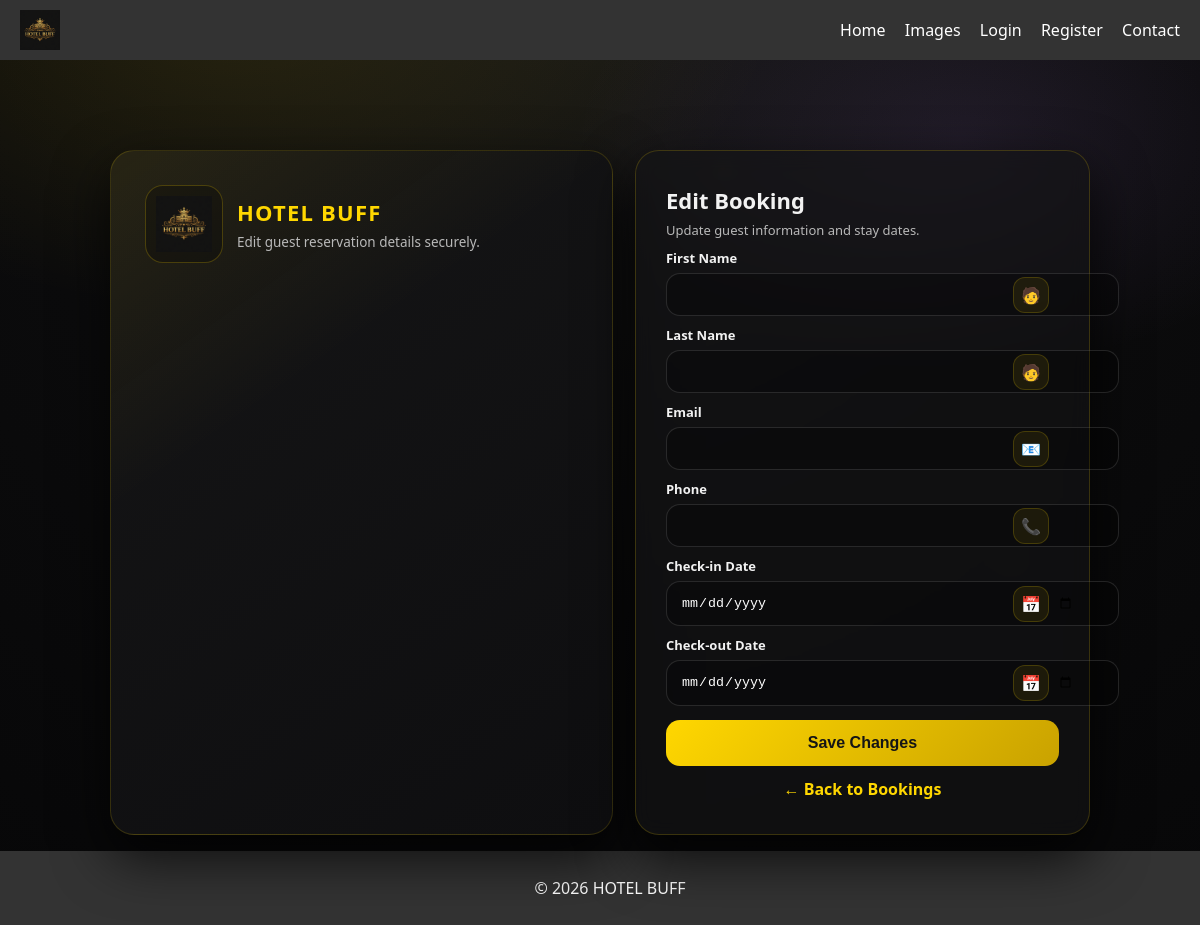
/admin/edit/29, run on an earlier commit of the app's database.
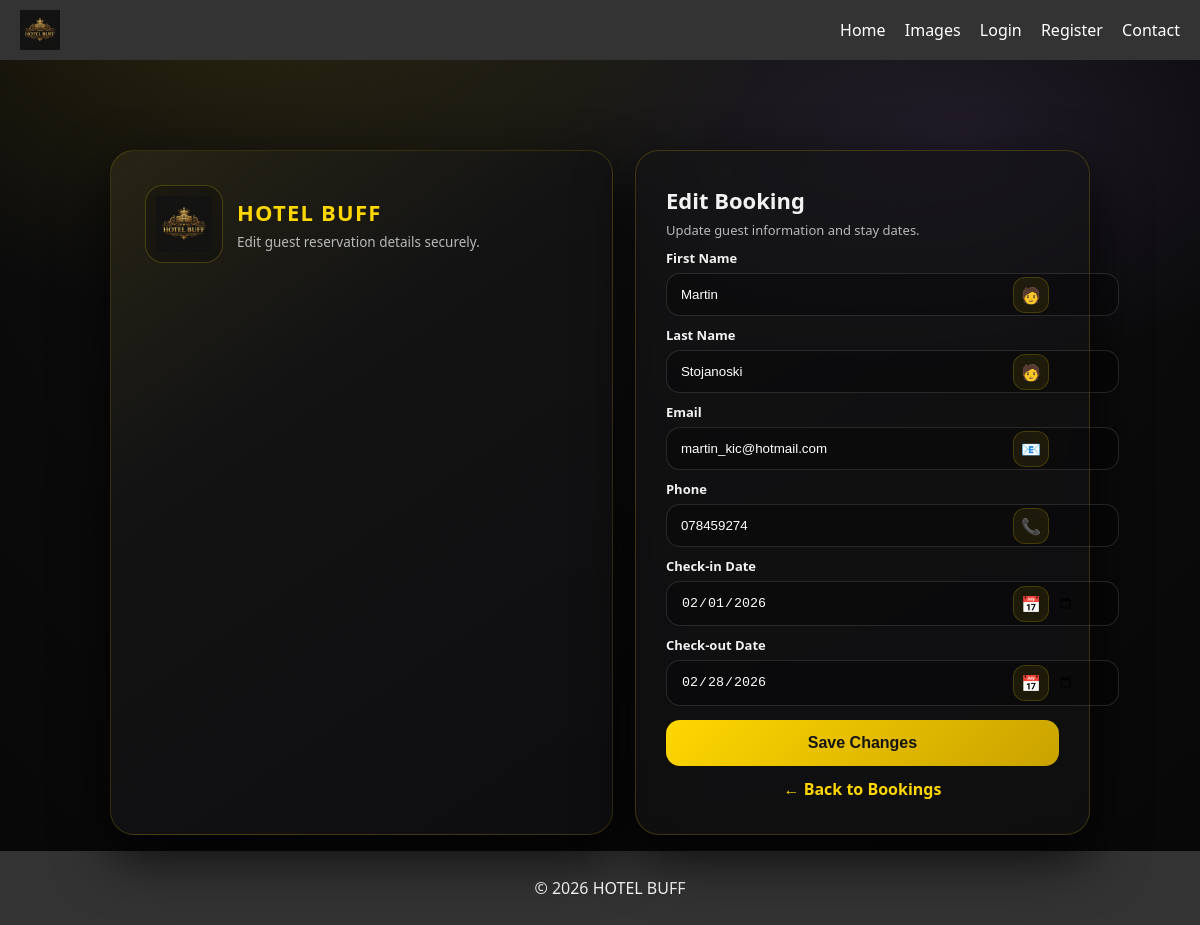
And on a later commit of the database.
### tables this page shows
CREATE TABLE bookings (
            id INTEGER PRIMARY KEY AUTOINCREMENT,
            first_name TEXT NOT NULL,
            last_name TEXT NOT NULL,
            email TEXT NOT NULL,
            phone TEXT NOT NULL,
            checkin_date TEXT NOT NULL,
            checkout_date TEXT NOT NULL,
            created_at TEXT NOT NULL
        );

### app.py (the view, shortened to what this page needs)
@app.route("/admin/edit/<int:booking_id>", methods=["GET", "POST"])
def edit_booking(booking_id):
    conn = get_db_connection()
    booking = conn.execute(
        "SELECT * FROM bookings WHERE id=?",
        (booking_id,)
    ).fetchone()
    conn.close()
    return render_template("edit_booking.html", booking=booking)

### database.py (called while the page is built)
def get_db_connection():
    conn = sqlite3.connect(DB_NAME, timeout=10, check_same_thread=False)
    conn.row_factory = sqlite3.Row
    return conn

### templates/edit_booking.html (shortened to what this page needs)
{% extends "base.html" %}
{% block content %}
<div class="bg-particles">
  <span class="p"></span><span class="p"></span><span class="p"></span><span class="p"></span><span class="p"></span>
</div>
<div class="wrap">
  <div class="shell">
    <section class="brand-panel">
      <div class="brand-top">
        <div class="logo-hero">
          <img src="{{ url_for('static', filename='images/logo.png') }}" alt="HOTEL BUFF">
        </div>
        <div class="brand-title">
          <h1>HOTEL BUFF</h1>
          <p>Edit guest reservation details securely.</p>
        </div>
      </div>
    </section>
    <section class="card">
      <div class="head">
        <h2>Edit Booking</h2>
        <p>Update guest information and stay dates.</p>
      </div>
      <form method="POST">
        <div class="field">
          <label>First Name</label>
          <div class="control">
            <input type="text" name="first_name" value="{{ booking.first_name }}" required>
            <div class="icon">🧑</div>
          </div>
        </div>
        <div class="field">
          <label>Last Name</label>
          <div class="control">
            <input type="text" name="last_name" value="{{ booking.last_name }}" required>
            <div class="icon">🧑</div>
          </div>
        </div>
        <div class="field">
          <label>Email</label>
          <div class="control">
            <input type="email" name="email" value="{{ booking.email }}" required>
            <div class="icon">📧</div>
          </div>
        </div>
        <div class="field">
          <label>Phone</label>
          <div class="control">
            <input type="text" name="phone" value="{{ booking.phone }}" required>
            <div class="icon">📞</div>
          </div>
        </div>
        <div class="field">
          <label>Check-in Date</label>
          <div class="control">
            <input type="date" name="checkin_date" value="{{ booking.checkin_date }}" required>
            <div class="icon">📅</div>
          </div>
        </div>
        <div class="field">
          <label>Check-out Date</label>
          <div class="control">
            <input type="date" name="checkout_date" value="{{ booking.checkout_date }}" required>
            <div class="icon">📅</div>
          </div>
        </div>
        <button class="btn" type="submit">Save Changes</button>
        <div class="link">
          <a href="{{ url_for('admin_bookings') }}">← Back to Bookings</a>
        </div>
      </form>
    </section>
  </div>
</div>
{% endblock %}

What changed in the data, as far as the page shows it:
added bookings: first_name "Martin", last_name "Stojanoski", email "martin_kic@hotmail.com", phone "078459274", checkin_date "02/01/2026", checkout_date "02/28/2026"
